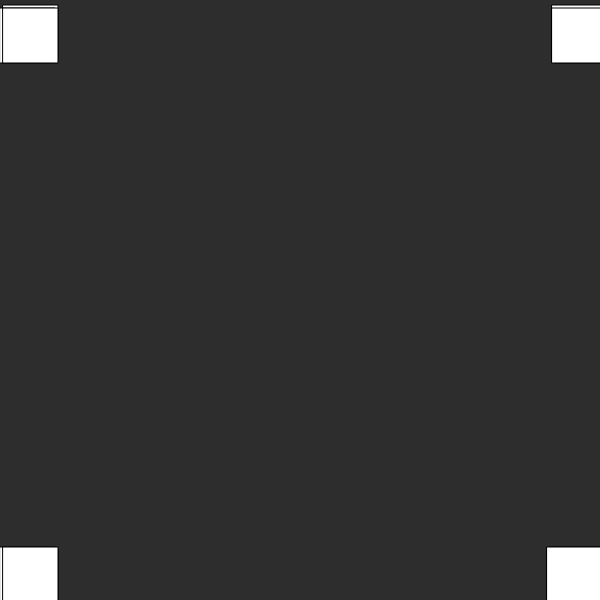
Frame 1 (no input)
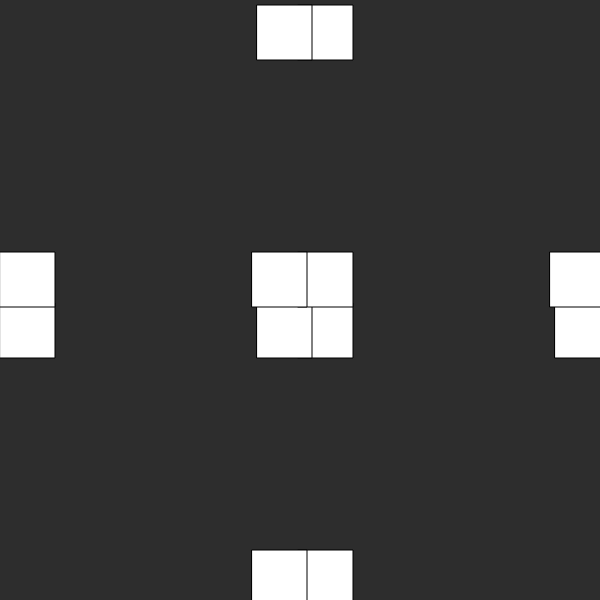
Frame 60 (no input)
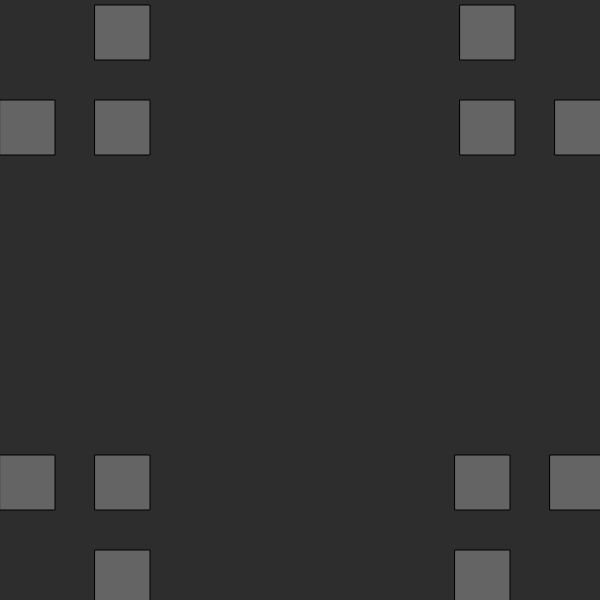
Frame 120 (the mouse pressed at the canvas centre since frame 60)

The p5.js sketch that drew these frames (run headless with seeded random() and noise() and a simulated clock; from frame 60 on, the mouse is pressed at the canvas centre):

// p5.js sketch
// ── sketch.js
var chad = 3;
function setup() {
  createCanvas(600, 600);
}

function draw() {
  background(45);
  fill(random(500))
  rect(0 + chad, 5, 55, 55);
  rect(0, 5+chad, 55, 55);
rect(0+chad, 5+chad, 55, 55);
rect(555, 5+chad, 55, 55); 
rect(555-chad, 5, 55, 55); 
 rect(555-chad, 5+chad, 55, 55); 
  rect(0+chad, 550, 55, 55);
rect(0, 550-chad, 55, 55);  
 rect(0+chad, 550-chad, 55, 55);
 rect(550-chad, 550, 55, 55);  
 rect(550, 550-chad, 55, 55);       
  rect(550-chad, 550-chad, 55, 55);      
    
  
  
  chad = chad + 5;
  
  
  if (chad > 500) {
    chad = 0;
  }
}
